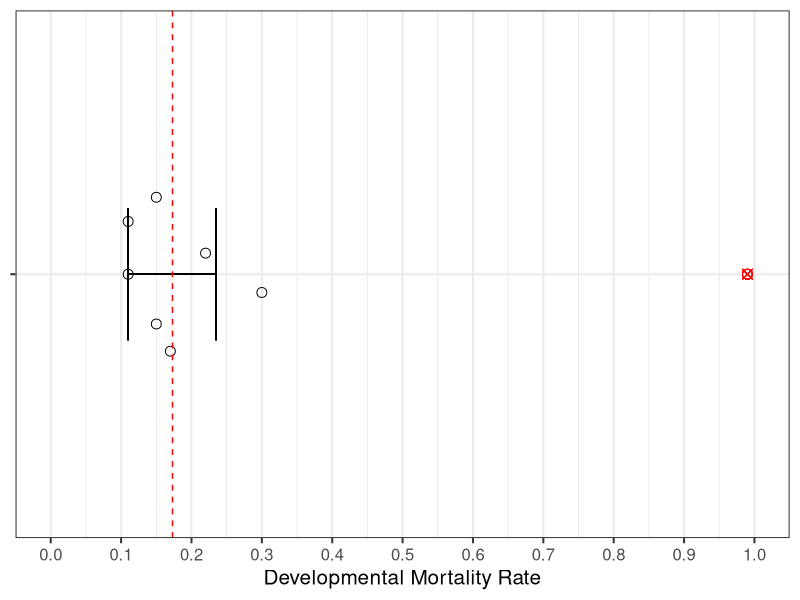

Write R code to recreate this figure.
# The purpose of this file is to calculate the mean and 95% confidence interval of 
# the developmental mortality rates from egg to pupation observed in replicate colonies

# Here are the raw developmental mortality rates
MortalityRates <- c(0.11, 0.11, 0.15, 0.15, 0.17, 0.22, 0.3)

# Use the t.test() function to calculate mean and 95% confidence interval
result <- t.test(MortalityRates)
MeanMortalityRate <- round(result$estimate, 3)
CIMortalityRate_Lower <- round(result$conf.int[1], 3)
CIMortalityRate_Upper <- round(result$conf.int[2], 3)

# Print results
cat("Mean:", MeanMortalityRate, "\n")
cat("95% CI:", CIMortalityRate_Lower, "to", CIMortalityRate_Upper, "\n")

# Plot the data
library(ggplot2)
library(ggbeeswarm)
pdf("./DevelopmentalMortalityRates.pdf", width = 3.5, height = 1)
ggplot(data.frame(x = "MortalityRates", y = MortalityRates), aes(x=x, y=y)) +
	# plotting the empirical data
	geom_beeswarm(shape = 1, cex=12, size = 3, color = 'black', corral = 'gutter', corral.width = 0.35) +
	# plotting the 95% CI
	geom_errorbar(aes(x = "MortalityRates", ymin = CIMortalityRate_Lower, ymax = CIMortalityRate_Upper), width = 0.3) +
	# adding the mean
	geom_hline(yintercept = MeanMortalityRate, linetype="dashed", color = "red") +
	# adding the mortality rate that would be required for complete heterozygosity maintenance if
	# segregation was Mendelian and one crossover occurs per chromosome
	geom_point(aes(y = 0.99), shape = 13, size = 3, color = "red") + 
	# formatting the plot to my preferred aesthetics
	labs(y="Developmental Mortality Rate") +
	theme_bw(base_size = 15) +
	theme(legend.position="none", # Removes legend
	      axis.title.y=element_blank(), # Removes x-axis title
	      axis.text.y=element_blank()) + # Removes x-axis text
	scale_y_continuous(limits = c(0, 1.0), breaks = seq(0, 1.0, 0.1)) +
	coord_flip()
dev.off()
